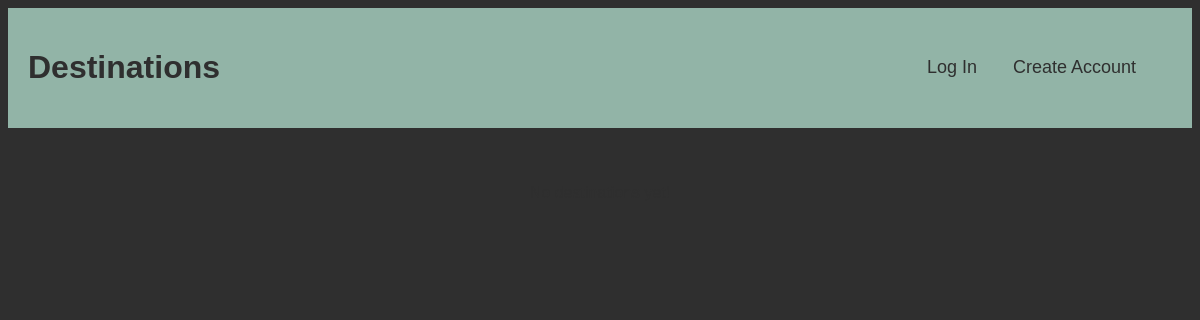
/, run on an earlier commit of the app's database.
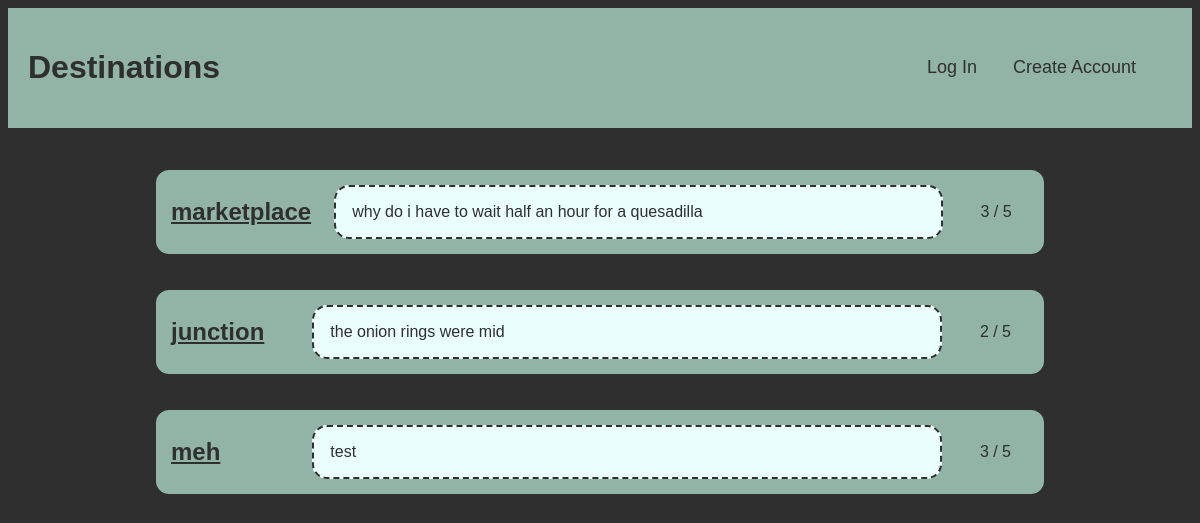
And on a later commit of the database.
### destinationsApp/models.py (models this page shows)
class Destination(models.Model):
    name= models.TextField()
    review = models.TextField(blank=True)
    rating = models.IntegerField(default=3)
    share_publically = models.BooleanField()
    user =models.ForeignKey(User, on_delete=models.CASCADE)

### destinationsApp/views.py (the view)
# urls.py: path("", views.index, name="index"),
def index(request):
    token = request.COOKIES.get('session_token')
    if token:
        links = [
            {"name": "Home", "url": "/"},
            {"name":"Profile", "url":"destinations"},
            {"name":"Log Out","url": "/sessions/destroy"}
            ]
    else:
        links = [
            {"name": "Log In", "url": "sessions/new"},
            {"name": "Create Account", "url": "users/new"},
        ]
    destinations = Destination.objects.filter(share_publically=True).order_by('-id')[:5]
    return render(request, "Destinations/index.html",{"links":links, 'destinations': destinations})

### destinationsApp/templates/Destinations/index.html (shortened to what this page needs)
{% load static %}
<!DOCTYPE html>
<html lang="en">
<head>
    <link rel="stylesheet" href="{% static 'Destinations/styles.css' %}" />
    <link rel="stylesheet" href="{% static 'Destinations/destinations.css' %}" />
</head>
<body>
    <header class="page-title">
        <h1 >Destinations</h1>
        <section id="links">
            {%for link in links%}
            <a href={{link.url}} class="new-link">{{link.name}}</a>
            {% endfor %}
        </section>
    </header>
    <div class="spacer"></div>
    <section id="review-container">
        {%if destinations%}
            {%for destination in destinations%}
            <div class="review-block">
                <h2 class="place">{{destination.name}}</h2>
                <div class="review">{{destination.review}}</div>
                <div class="rating">{{destination.rating}} / 5</div>
            </div>
            {% endfor %}
        {% else %}
            <p>No destinations yet!</p>
        {%endif%}
    </section>
</body>
</html>

### destinationsApp/static/Destinations/styles.css (style rules this page uses)
body { font-family:'Franklin Gothic Medium', 'Arial Narrow', Arial, sans-serif; background-color: rgb(47, 47, 47); color: rgb(47, 47, 47); text-align: center; align-items: center; }
a { display: flex; justify-content: center; align-items: center; text-decoration: none; font-size: large; color: rgb(47, 47, 47); margin-right: 2em; }
.page-title { display:flex; justify-content: space-between; text-align: center; width: auto; background-color: rgb(146, 180, 167); color: rgb(47, 47, 47); text-align: left; margin: 0px; padding: 20px; }
.spacer { padding:20px; }
#links { display: flex; flex-direction: row; justify-content: center; }

### destinationsApp/static/Destinations/destinations.css (style rules this page uses)
#review-container { display: flex; justify-content: center; flex-direction: column; }
.review-block { display: flex; width: 75%; background: rgb(146, 180, 167); border: 2px solid rgb(47, 47, 47); border-radius: 15px; align-self:center; align-items: center; margin-bottom: 2em; }
.place { display:flex; margin: 15px; text-decoration: underline; width: 15% }
.review { display:flex; border: 2px dashed rgb(47, 47, 47); border-radius: 15px; padding: 1em; margin: 15px; width: 80%; align-self:center; background: rgb(235, 254, 254) }
.rating { margin:10px; margin-left:0; padding:20px; width:5%; }

What changed in the data, as far as the page shows it:
added Destination: name "marketplace", review "why do i have to wait half an hour for a quesadilla", rating "3"
added Destination: name "junction", review "the onion rings were mid", rating "2"
added Destination: name "meh", review "test", rating "3"
